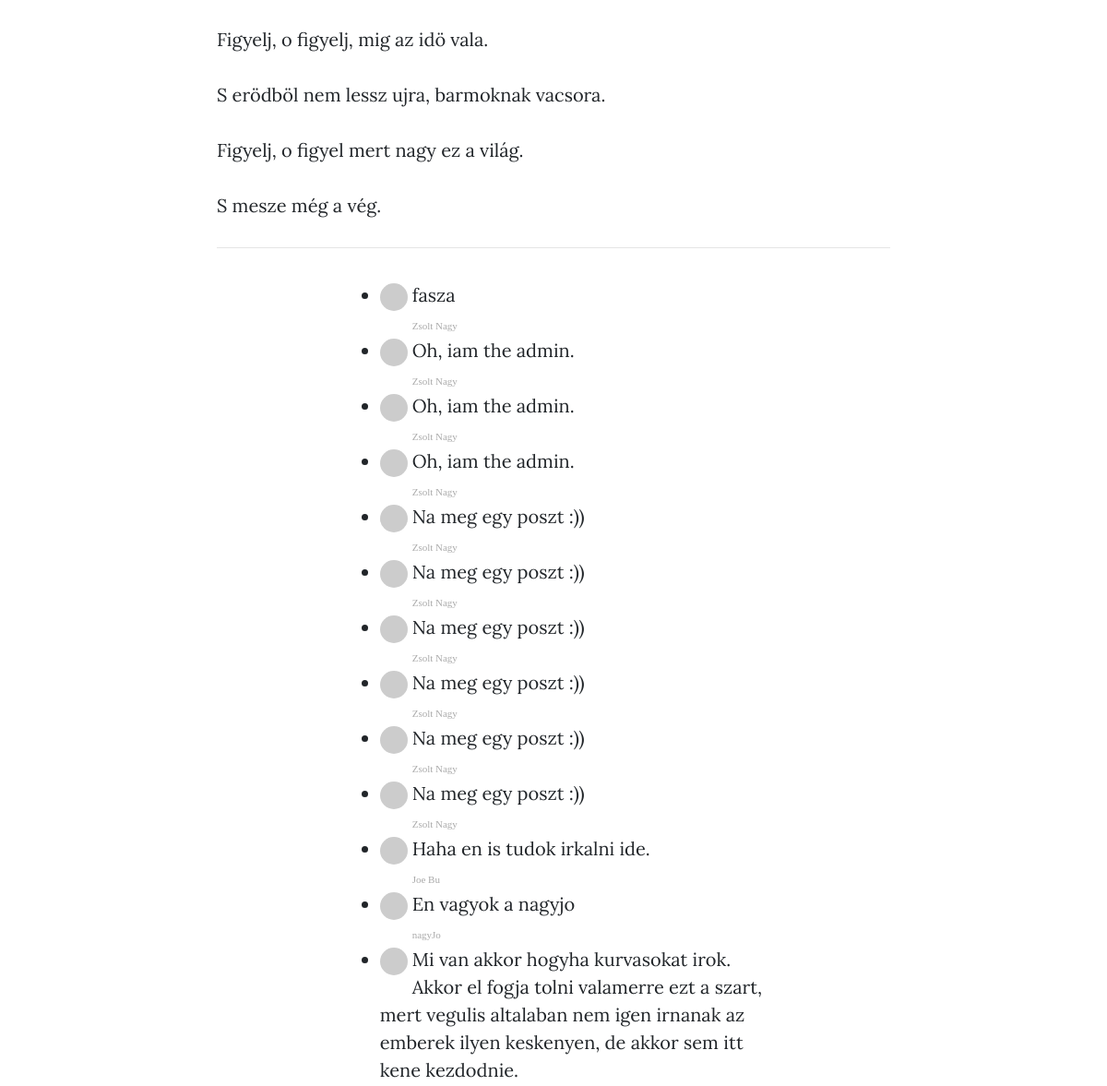
/post/1 (middle part), run on an earlier commit of the app's database.
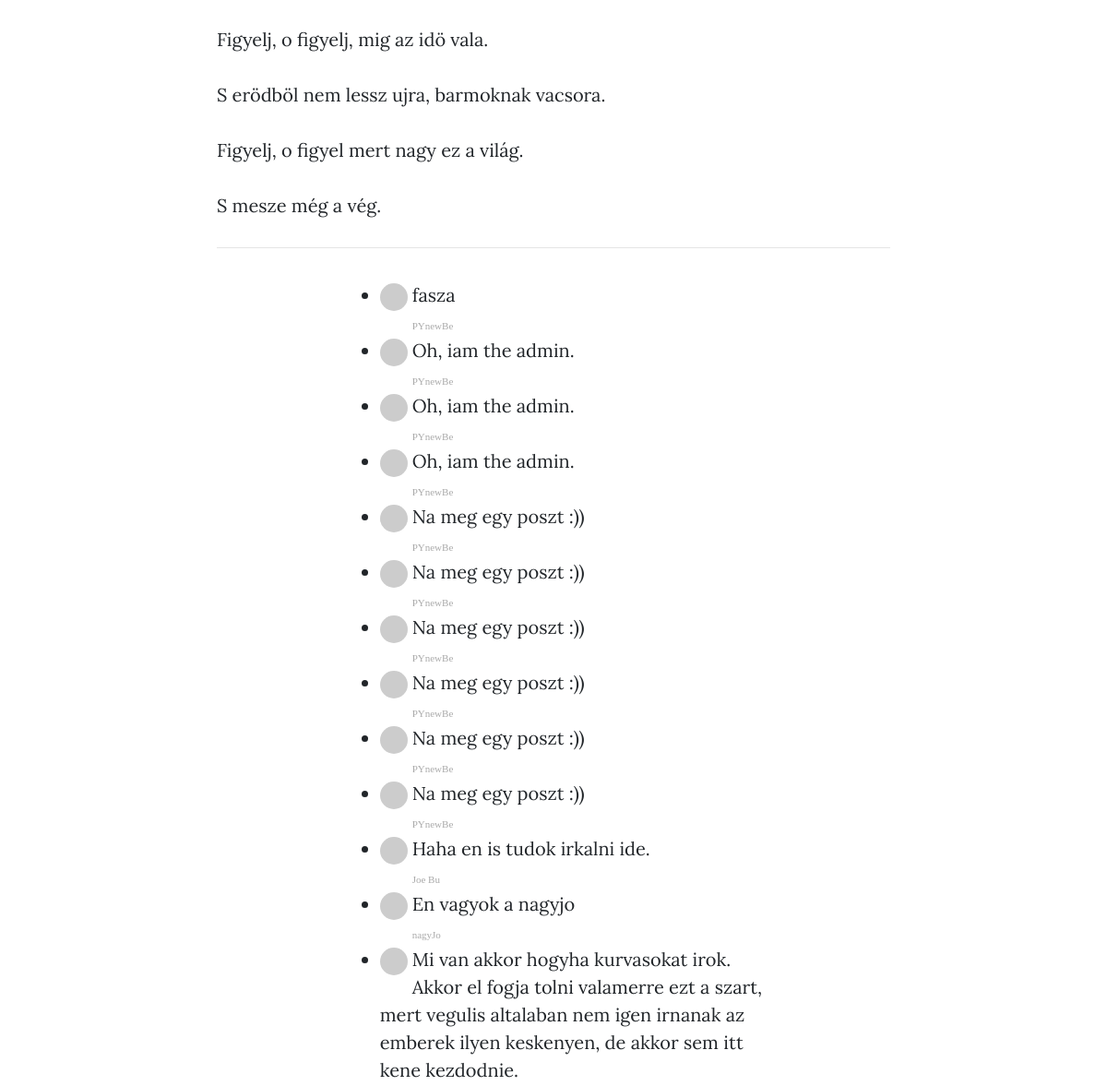
And on a later commit of the database.
### main.py (models this page shows)
class BlogPost(db.Model, Base):
    __tablename__ = "blog_posts"
    id = db.Column(db.Integer, primary_key=True)
    title = db.Column(db.String(250), unique=True, nullable=False)
    subtitle = db.Column(db.String(250), nullable=False)
    date = db.Column(db.String(250), nullable=False)
    body = db.Column(db.Text, nullable=False)
    img_url = db.Column(db.String(250), nullable=False)
    author_id = db.Column(db.Integer, ForeignKey('users.id'))
    comment_author = relationship("User", back_populates="posts")
    comments = relationship("Comment", back_populates="parent_post")
    author = db.Column(db.String(250), nullable=False)

class Comment(db.Model, Base):
    __tablename__ = "comments"
    id = db.Column(db.Integer, primary_key=True, )
    text = db.Column(db.Text, nullable=False)
    author_id = db.Column(db.Integer, ForeignKey('blog_posts.id'))
    parent_post_id = db.Column(db.Integer, ForeignKey('users.id'))
    comment_author = relationship("User", back_populates="comments")
    parent_post = relationship("BlogPost", back_populates="comments")

class User(UserMixin, db.Model, Base):
    __tablename__ = "users"
    id = db.Column(db.Integer, primary_key=True, )
    email = db.Column(db.String(250), nullable=False, unique=True)
    password = db.Column(db.String(250), nullable=False)
    name = db.Column(db.String(250), nullable=False)
    posts = relationship("BlogPost", back_populates="comment_author")
    comments = relationship("Comment", back_populates="comment_author")

### main.py (the view, shortened to what this page needs)
@app.route("/post/<int:post_id>", methods=["POST", "GET"])
def show_post(post_id):
    try:
        user = current_user.id
    except AttributeError:
        user = None
    requested_post = BlogPost.query.get(post_id)
    comments = Comment.query.filter_by(parent_post_id=post_id).all()
    authors = []
    for comment in comments:
        author = User.query.get(comment.author_id)
        if author not in authors:
            authors.append(author)
    form = CommentForm()
    if request.method == "GET":
        return render_template("post.html", post=requested_post, user_id=user,
                               form=form, comments=comments, authors=authors)
    else:
        flash("Please log in, to submit comments.", "error")
        return redirect(url_for("login"))

### templates/post.html (shortened to what this page needs)
{% include "header.html" %}
{% import "bootstrap/wtf.html" as wtf %}
  <article>
    <div class="container">
      <div class="row">
        <div class="col-lg-8 col-md-10 mx-auto">
            {{ post.body|safe }}
          <hr>
            <div style="text-align:left;" class="col-lg-8 col-md-10 mx-auto comment">
                <ul>
                    {% for comment in comments %}
                <li>
                    <div class="commenterImage">
                      <img src="{{'author.email' | gravatar }}"/>
                    </div>
                    <div class="commentText">
                      <p>{{comment.text|safe}}</p>
                        {% for author in authors %}
                        {% if author.id == comment.author_id %}
                      <span class="date sub-text">{{ author.name }}</span>
                        {% endif %}
                        {% endfor %}
                    </div>
                </li>
                {% endfor %}
              </ul>
            </div>
          </div>
      </div>
    </div>
  </article>
{% include "footer.html" %}

### templates/header.html (shortened to what this page needs)
<!DOCTYPE html>
<html lang="en">
<head>
  <link href="{{ url_for('static', filename='vendor/bootstrap/css/bootstrap.min.css') }}" rel="stylesheet">
  <link href="{{ url_for('static', filename='vendor/fontawesome-free/css/all.min.css')}}" rel="stylesheet" type="text/css">
  <link href="{{ url_for('static', filename='css/clean-blog.min.css')}}" rel="stylesheet">
</head>
<body>

### templates/footer.html (shortened to what this page needs)
</body>
</html>

What changed in the data, as far as the page shows it:
changed User: name "Zsolt Nagy" → "PYnewBe"
